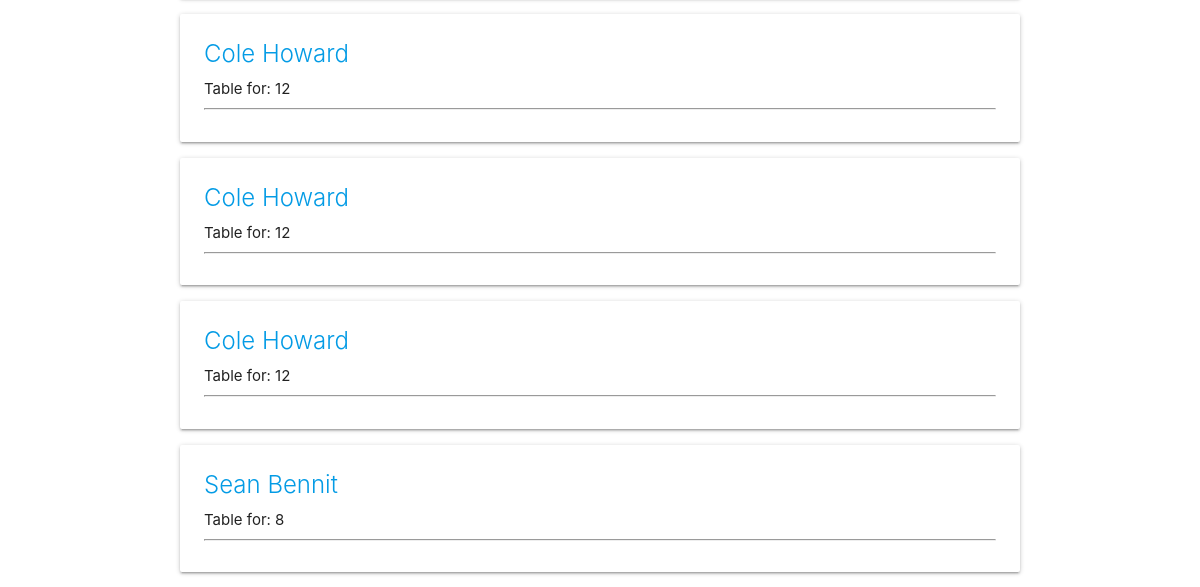
The page /reserved-tables (lower part) on the database as committed earlier.
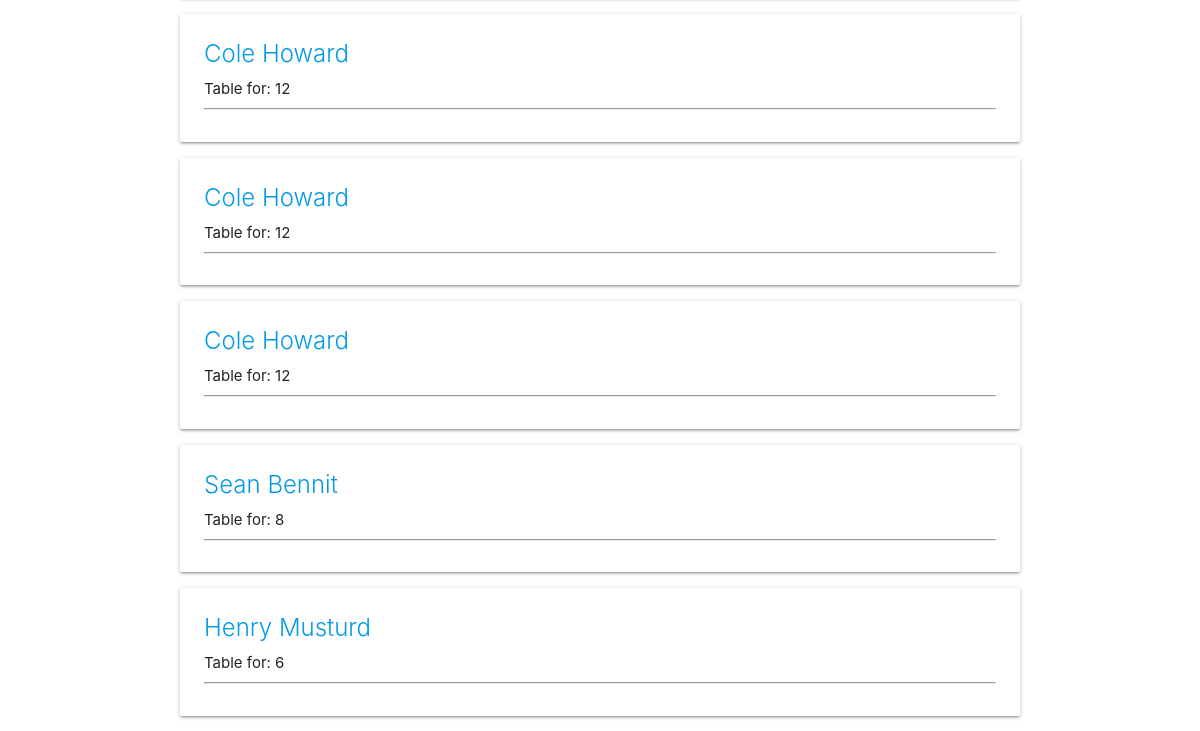
The same page on the database as committed later.
### app/models.py (models this page shows, shortened)
class TableReservation(models.Model):
    f_name = models.TextField()
    l_name = models.TextField()
    phone_regex = RegexValidator(
        regex=
        r'^\s*(?:\+?(\d{1,3}))?[-. (]*(\d{3})[-. )]*(\d{3})[-. ]*(\d{4})(?: *x(\d+))?\s*$'
    )
    p_number = models.CharField(validators=[phone_regex], max_length=10)
    num_of_people = models.IntegerField()
    date = models.DateField()
    time = models.TimeField()
    email = models.EmailField()

### app/views.py (the view)
# urls.py: path("reserved-tables", views.ReservedTables.as_view(), name="reserved"),
class ReservedTables(View):
    def get(self, request):
        return render(request, "reservered-tables.html",
                      {"reserved": models.TableReservation.objects.all()})

### app/templates/reservered-tables.html (shortened to what this page needs)
{% extends 'base.html' %} {% block body %}
{% for table in reserved %}
<div class="container">
    <div class="card">
        <div class="card-content">
            <div>
                {% if reserved|length == 0 %}
                <p class="flow-text center-align red-text darken-3">No new reserved tables</p>
                {% else %}
                <a class="card-title" href="{% url 'reserved-table' table.id%}">{{ table.f_name }}
                    {{ table.l_name }}</a>
                <p>Table for: {{ table.num_of_people }}</p>
                {% endif %}
                <hr />
            </div>
        </div>
    </div>
</div>
{% endfor %} {% endblock body %}

Rows that differ between the two databases and show on the page:
added TableReservation: f_name "Henry", l_name "Musturd", num_of_people "6"
